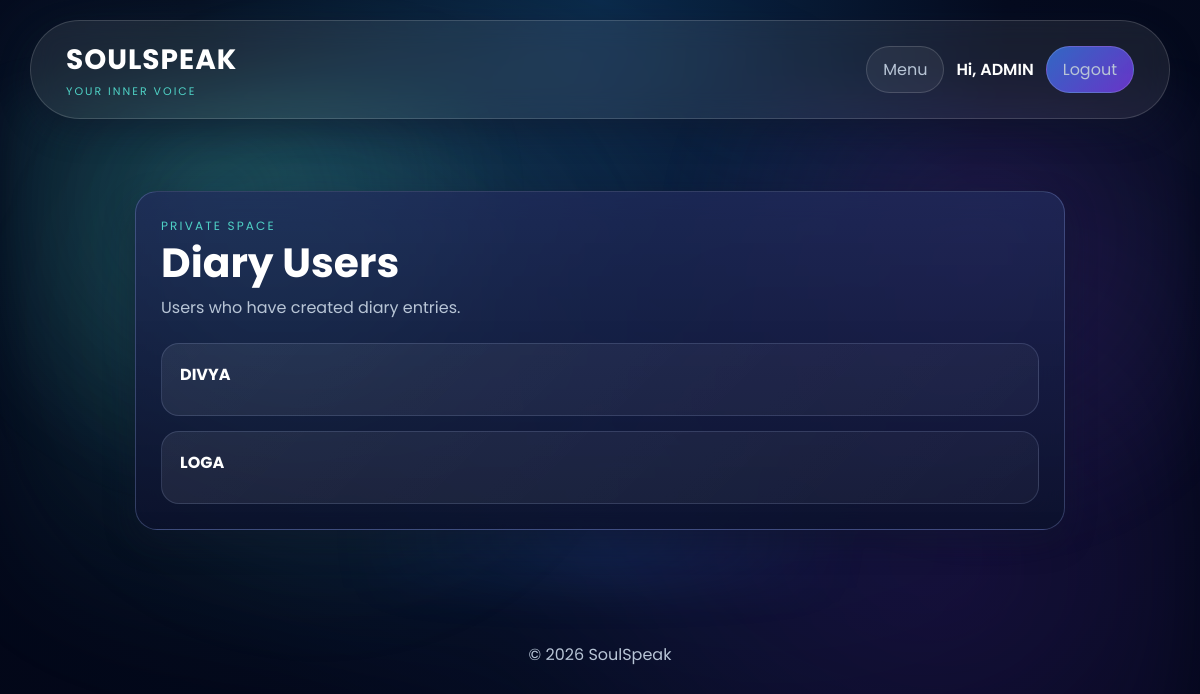
Before: /diary (signed in) with the older database file.
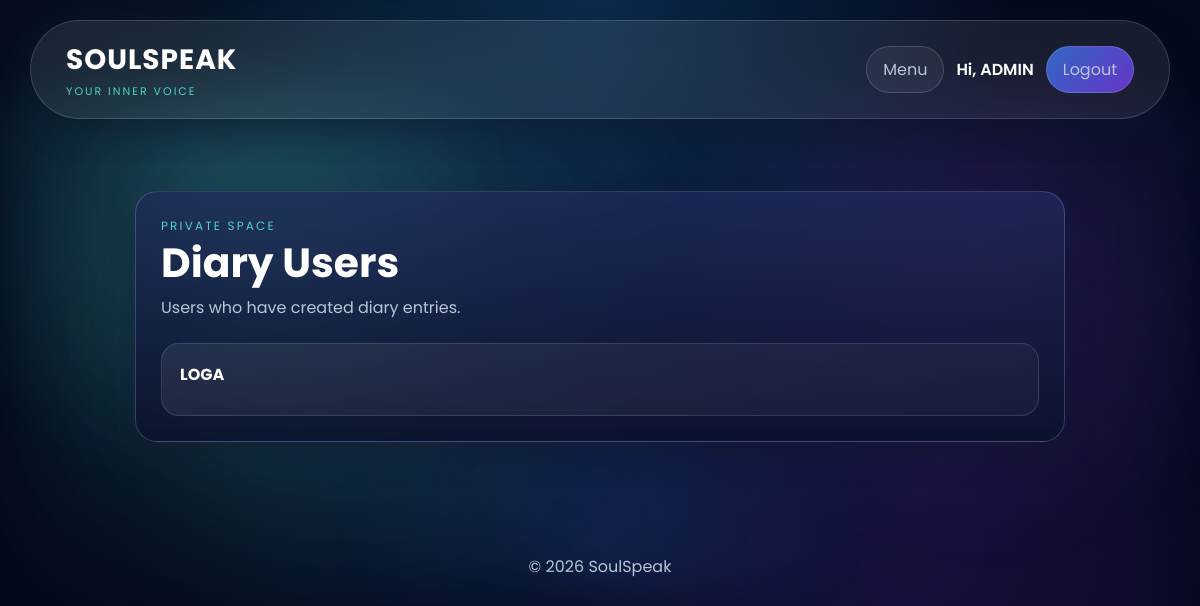
After: the same page with the newer database file.
### app.py (models this page shows)
class User(UserMixin, db.Model):
    id = db.Column(
        db.Integer,
        primary_key=True
    )
    username = db.Column(
        db.String(100),
        nullable=False
    )
    email = db.Column(
        db.String(150),
        unique=True,
        nullable=False
    )
    password = db.Column(
        db.String(100),
        nullable=False
    )

### app.py (the view, shortened to what this page needs)
@app.route('/diary', methods=['GET', 'POST'])
@login_required
def diary():
    admin_view = is_admin_user()
    if admin_view:
        diary_users = db.session.query(User).join(
            Diary,
            Diary.user_id == User.id
        ).distinct().order_by(User.username.asc()).all()
        return render_template(
            'diary.html',
            entries=[],
            diary_users=diary_users,
            user=current_user.username,
            is_admin=True
        )

### app.py (called while the page is built)
def is_admin_user(user=None):
    user = user or current_user
    if not getattr(user, 'is_authenticated', False):
        return False
    username = (getattr(user, 'username', '') or '').strip().lower()
    email = (getattr(user, 'email', '') or '').strip().lower()
    return username == 'admin' or email in app.config.get('ADMIN_EMAILS', set())

@app.context_processor
def inject_admin_status():
    return {'is_admin': is_admin_user()}

@login_manager.user_loader
def load_user(user_id):
    return User.query.get(int(user_id))

### templates/diary.html (shortened to what this page needs)
{% extends "base.html" %}
{% block content %}
<main class="app-page">
    <section class="diary-entry">
        <div class="page-heading compact-heading">
            <p class="eyebrow">Private space</p>
            <h1>{% if is_admin %}Diary Users{% else %}Personal Diary{% endif %}</h1>
            <p>{% if is_admin %}Users who have created diary entries.{% else %}Write what you need to put down. Your entries stay here for you.{% endif %}</p>
        </div>
        {% if is_admin %}
            <div class="entries">
                {% for diary_user in diary_users %}
                    <article class="entry-card">
                        <div class="entry-header">
                            <div>
                                <strong>{{ diary_user.username }}</strong>
                            </div>
                        </div>
                    </article>
                {% else %}
                    <p class="empty-state">No users have created diary entries yet.</p>
                {% endfor %}
            </div>
        {% endif %}
    </section>
</main>
{% endblock %}

### templates/base.html (shortened to what this page needs)
<!DOCTYPE html>
<html lang="en">
<head>
    <link rel="stylesheet" href="{{ url_for('static', filename='style.css') }}">
</head>
<body>
    <header>
        <nav class="navbar">
            <a class="logo" href="{{ url_for('home') }}">
                <span>SOULSPEAK</span>
                <small>Your inner voice</small>
            </a>
            <div class="nav-links">
                {% if current_user.is_authenticated %}
                    <a href="{{ url_for('menu') }}" class="nav-link-btn">Menu</a>
                    <span class="nav-user">Hi, {{ current_user.username }}</span>
                    <a href="{{ url_for('logout') }}" class="nav-link-btn logout-btn">Logout</a>
                {% endif %}
            </div>
        </nav>
    </header>
    {% block content %}{% endblock %}
    <footer>
        <p>&copy; 2026 SoulSpeak</p>
    </footer>
</body>
</html>

Changed rows visible on the page:
removed User: username "DIVYA"
